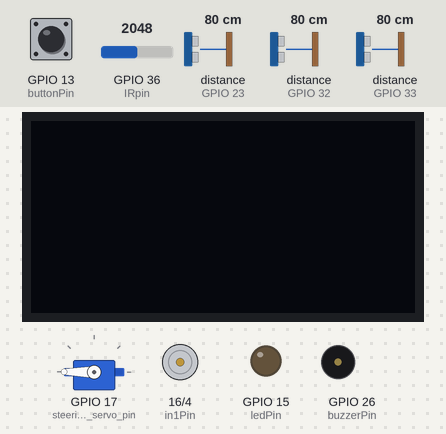
A sketch run on a simulated ESP32. Parts: servo, 128×64 one-colour display, motor-driver pin pairs drawn as motors (green arrow = first pin HIGH = forward, orange = second pin HIGH = backward, longer = more drive, scaled by the enable pin), output pins drawn as LEDs (lit = HIGH), buzzer (waves = sounding, pin HIGH). The test bench sets the inputs (shaded band); at power-on: GPIO 13 (buttonPin) HIGH, distance to the obstacle (sensors on GPIO 32, GPIO 33, GPIO 23) 80 cm, GPIO 36 (IRpin) = 2048. EEPROM starts erased.

Above: at 5.2 s.
5.3 s: GPIO 13 (buttonPin) pulled LOW for 1 s
At 7.4 s:
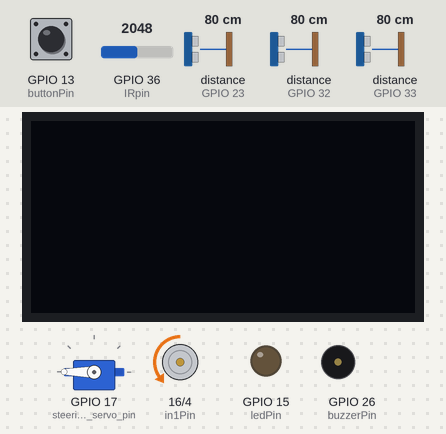
7.8 s: distance to the obstacle (sensor on GPIO 32) set to 63 cm
9.3 s: distance to the obstacle (sensor on GPIO 32) set to 55 cm
At 10.3 s:
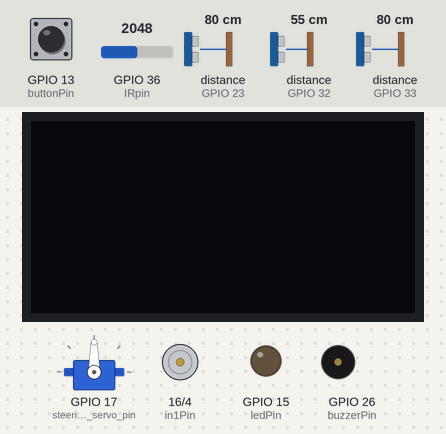
11.0 s: distance to the obstacle (sensor on GPIO 33) set to 31 cm
12.5 s: distance to the obstacle (sensor on GPIO 33) set to 28 cm
At 13.0 s:
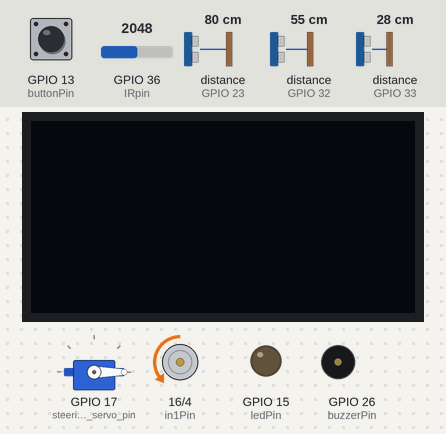
14.0 s: GPIO 13 (buttonPin) pulled LOW for 0.15 s
At 14.9 s:
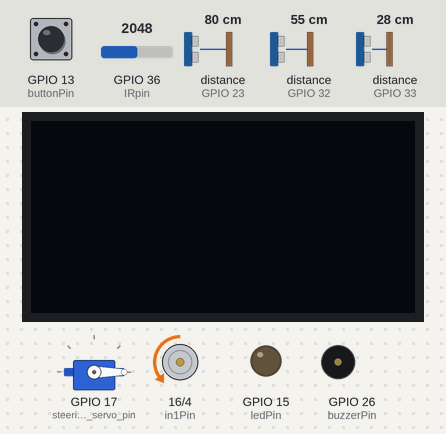
Timing chart, 0 to 16.6 s (numbered marks = the images above; inputs shaded):
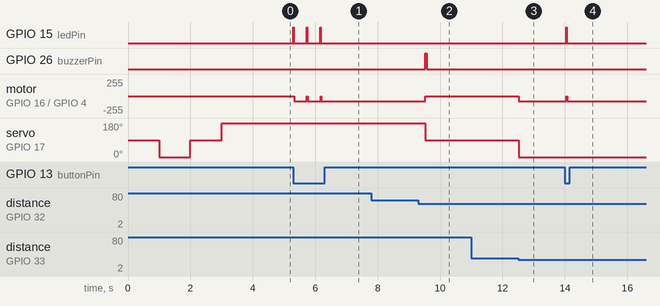

The sketch:

PIDControlWithIRTurn.ino
```cpp
#include <Preferences.h>
#include "motors.h"
#include "button.h"
#include "servo_motor.h"
#include "sonar.h"
#include "display.h"

Preferences preferences;
double Kp = 0;
double Kd = 0;
int debugPrint = 0;  //Whether we want to print all the variables to the OLED display.

int wallSide = 0;  // 0 = left wall, 1 = right wall
int wallDistance = 30;


#define LINE_THRESHOLD 1650
#define TARGET_LINE_COUNT 24

int lineCount = 0;
bool lineDetected = false;


void setup() {

  Serial.begin(115200);
  preferences.begin("wrobot", false);
  Kp = preferences.getDouble("Kp", 0);
  Kd = preferences.getDouble("Kd", 0);
  debugPrint = preferences.getInt("dP", 0);  //dP = debugPrint
  forwardSpeed = preferences.getInt("speed", 0);

  pinMode(ledPin, OUTPUT);
  pinMode(buttonPin, INPUT_PULLUP);
  pinMode(button2Pin, INPUT_PULLUP);
  pinMode(buzzerPin, OUTPUT);
  digitalWrite(buzzerPin, LOW);

  ESP32PWM::allocateTimer(0);
  steering_servo.setPeriodHertz(50);                     // standard 50 hz servo
  steering_servo.attach(steering_servo_pin, 500, 2400);  // attaches the servo on pin 18 to the servo object
  steering_servo.write(midAngle);
  delay(1000);
  steering_servo.write(rightAngle);
  delay(1000);
  steering_servo.write(midAngle);
  delay(1000);
  steering_servo.write(leftAngle);
  delay(1000);


  ledcSetup(LEDC_CHANNEL, 1000, 8);     // Set LEDC channel, frequency, and resolution
  ledcAttachPin(pwmPin, LEDC_CHANNEL);  // Attach the GPIO pin to the LEDC channel
  pinMode(in1Pin, OUTPUT);
  pinMode(in2Pin, OUTPUT);

  display.begin(SSD1306_SWITCHCAPVCC, 0x3C);
  display.setTextColor(1);
  display.setTextSize(1);
  display.clearDisplay();
}

double value = 0;     // Stores the difference between the left and right readings.
double setpoint = 0;  //The amount of difference in reading of the two ultrasonic sensor we want.
double error = 0;     // The difference between value and setpoint.
double lastError = 0;

int setPoint = 0;  //Setpoint for the difference between the readings of the left and right sonar.

void loop() {
  checkButton();
  if (!gameStarted) return;

  int frontDistance = middleSonar.ping_cm();
  int leftDistance = leftSonar.ping_cm();
  int rightDistance = rightSonar.ping_cm();

  // Fail-safe values
  if (leftDistance == 0) leftDistance = 100;
  if (rightDistance == 0) rightDistance = 100;
  if (frontDistance == 0) frontDistance = 100;

  // Auto wall switch if one side is more stable
  // if (leftDistance < 40 && rightDistance > 60) {
  //   wallSide = 0;  // follow left
  // } else if (rightDistance < 40 && leftDistance > 60) {
  //   wallSide = 1;  // follow right
  // }

  // Obstacle avoidance: if too close in front, make a hard turn
  if (frontDistance < 30) {
    steering_servo.write((wallSide == 0) ? rightAngle : leftAngle);
    goForward(80);
    delay(500);
    return;
  }

  // Wall following logic
  int currentWallDist = (wallSide == 0) ? leftDistance : rightDistance;
  int oppositeWallDist = (wallSide == 0) ? rightDistance : leftDistance;

  // Wall disappeared (likely a corner), turn toward it
  if (currentWallDist > 2 * wallDistance) {
    steering_servo.write((wallSide == 0) ? leftAngle : rightAngle);
    goForward(80);
    delay(400);
    return;
  }

  // PID logic to maintain target distance from wall
  value = currentWallDist;
  error = value - wallDistance;
  double PIDangle = error * Kp + (error - lastError) * Kd;
  lastError = error;

  int steer_angle = midAngle;
  if (PIDangle > 0) {
    steer_angle = midAngle + min(halfAngleRange, PIDangle);
  } else {
    steer_angle = midAngle - min(halfAngleRange, abs(PIDangle));
  }

  steering_servo.write(steer_angle);
  goForward(forwardSpeed);

  int irValue = analogRead(IRpin);

  // Rising edge detection: only count once per line
  if (irValue > LINE_THRESHOLD && !lineDetected) {
    lineCount++;
    lineDetected = true;

    // Optional: short buzzer feedback
    digitalWrite(buzzerPin, HIGH);
    delay(50);
    digitalWrite(buzzerPin, LOW);
  }

  if (irValue <= LINE_THRESHOLD) {
    lineDetected = false;
  }

  // Stop the bot after 24 lines
  if (lineCount >= TARGET_LINE_COUNT) {
    goForward(0);
    steering_servo.write(midAngle);
    gameStarted = 0;

    // Optional: turn on LED or buzzer
    digitalWrite(ledPin, HIGH);
    digitalWrite(buzzerPin, HIGH);
    delay(300);
    digitalWrite(buzzerPin, LOW);
    digitalWrite(ledPin, LOW);
    return;
  }

  // Debug display
  if (debugPrint == 1) {
    display.clearDisplay();
    display.setCursor(0, 0);
    display.print("L:");
    display.print(leftDistance);
    display.print(" R:");
    display.print(rightDistance);
    display.print(" F:");
    display.println(frontDistance);
    display.print("Wall:");
    display.print(wallSide == 0 ? "L" : "R");
    display.print(" D:");
    display.println(wallDistance);
    display.print("PID:");
    display.println(PIDangle);
    display.print("Lines:");
    display.println(lineCount);
    display.display();
  }
}
```

button.h
```cpp
#define buttonPin 13
#define button2Pin 19  //Not used yet
#define ledPin    15
#define buzzerPin 26
byte gameStarted = 0;


void checkButton()
{
  if (digitalRead(buttonPin) == LOW) {
    digitalWrite(ledPin, HIGH);
    delay(10); //debounce delay
    if(gameStarted==1)
    {
      goForward(0);
      gameStarted = 0;
    } else {
      goForward(forwardSpeed);
      gameStarted = 1;
    }
    digitalWrite(ledPin, LOW);
  }
}
```

display.h
```cpp
#include <SPI.h>
#include <Wire.h>
#include <Adafruit_GFX.h>
#include <Adafruit_SSD1306.h>

Adafruit_SSD1306 display(128, 64, &Wire, -1);
```

motors.h
```cpp
// Pin definitions
#define pwmPin 2 // PWM pin for motor speed
#define in1Pin 16 // Direction control
#define in2Pin 4 // Direction control
#define LEDC_CHANNEL 6 // LEDC channel to use

int forwardSpeed = 200; // Out of 255


void goForward(int speed)
{
    digitalWrite(in1Pin, LOW);
    digitalWrite(in2Pin, HIGH);
    ledcWrite(LEDC_CHANNEL, speed);
}
```

servo_motor.h
```cpp
#include <ESP32Servo.h>

Servo steering_servo;

#define steering_servo_pin 17
// #define rightAngle 25
// #define midAngle 70
// #define leftAngle 115

#define rightAngle 0
#define midAngle 90
#define leftAngle 180
double halfAngleRange = 45;
```

sonar.h
```cpp
#include <NewPing.h>
///////////////////////////////////////////////////////////////////////// ---------------------------------------------------------------------------
// Example NewPing library sketch that pings 3 sensors 20 times a second.
// ---------------------------------------------------------------------------

#define MAX_DISTANCE 100 // Maximum distance (in cm) to ping.
#define frontDistanceThreshold 65 //cm

NewPing middleSonar = NewPing(33, 33, MAX_DISTANCE);
NewPing leftSonar = NewPing(32, 32, MAX_DISTANCE);
NewPing rightSonar = NewPing(23, 23, MAX_DISTANCE);
NewPing backSonar = NewPing(25, 25, MAX_DISTANCE);

#define IRpin 36
```

Measured:
- the behaviour switches between 60 and 59 cm on distance to the obstacle (sensor on GPIO 32) (found by bisection; images 1 and 2)
- the behaviour switches between 30 and 29 cm on distance to the obstacle (sensor on GPIO 33) (found by bisection; images 2 and 3)
- after the input at 5.3 s, GPIO 15 (ledPin): alternates HIGH for 0.02 s and LOW for 0.42 s, 6 changes in all, then stays LOW, starting at once; motor on GPIO 16 (in1Pin) / GPIO 4 (in2Pin): stopped → backward 80/255 at once
- after the input at 7.8 s, every drawn part: stays the same
- after the input at 9.3 s, GPIO 26 (buzzerPin): LOW → HIGH after 0.22 s, → LOW 0.05 s later; motor on GPIO 16 (in1Pin) / GPIO 4 (in2Pin): backward 80/255 → stopped after 0.22 s; servo on GPIO 17 (steering_servo_pin): 180° → 90° after 0.22 s
- after the input at 11.0 s, every drawn part: stays the same
- after the input at 12.5 s, motor on GPIO 16 (in1Pin) / GPIO 4 (in2Pin): stopped → backward 80/255 at once; servo on GPIO 17 (steering_servo_pin): 90° → 0° at once
- after the input at 14.0 s, GPIO 15 (ledPin): LOW → HIGH at once, → LOW 0.02 s later; motor on GPIO 16 (in1Pin) / GPIO 4 (in2Pin): backward 80/255 → stopped after 0.05 s, → backward 80/255 0.02 s later
